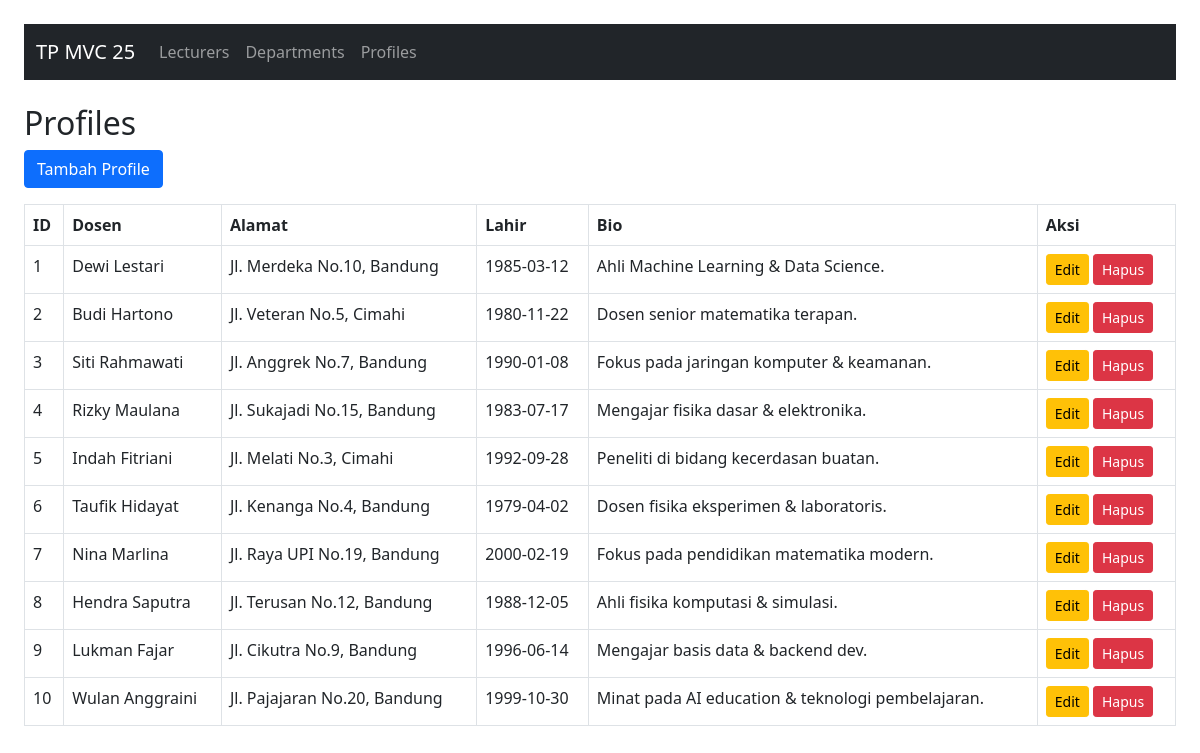
The app's page /tp_mvc25/public/?controller=profile&action=index with its own data.
### tables this page shows
CREATE TABLE `profiles` (
  `id` int(11) NOT NULL,
  `lecturer_id` int(11) NOT NULL,
  `address` varchar(255) DEFAULT NULL,
  `birthdate` date DEFAULT NULL,
  `bio` text DEFAULT NULL
);

CREATE TABLE `lecturers` (
  `id` int(11) NOT NULL,
  `name` varchar(150) NOT NULL,
  `nidn` varchar(50) NOT NULL,
  `phone` varchar(30) NOT NULL,
  `join_date` date NOT NULL,
  `department_id` int(11) DEFAULT NULL
);

### tp_mvc25/app/controllers/ProfileController.php (called while the page is built, shortened)
<?php
class ProfileController {
    private $model;
    public function __construct($pdo){
        $this->model = new Profile($pdo);
    }
    private function view($file, $data=[]){
        extract($data);
        require __DIR__ . "/../views/profile/$file.php";
    }
    public function index(){
        $profiles = $this->model->all();
        $this->view("index", compact("profiles"));
    }
}

### tp_mvc25/public/index.php (called while the page is built, shortened)
<?php
require_once __DIR__ . '/../config/database.php';
spl_autoload_register(function($class){
    $paths = [
        __DIR__ . '/../app/controllers/' . $class . '.php',
        __DIR__ . '/../app/models/' . $class . '.php',
    ];
});
$action     = $_GET['action']     ?? 'index';
$obj = new $controllerClass($pdo);
$obj->$action();

### tp_mvc25/app/models/Profile.php (called while the page is built, shortened)
<?php
class Profile {
    private $pdo;
    public function __construct($pdo){
        $this->pdo = $pdo;
    }
    public function all(){
        $sql = "SELECT p.*, l.name AS lecturer_name
                FROM profiles p
                JOIN lecturers l ON l.id = p.lecturer_id";
        return $this->pdo->query($sql)->fetchAll();
    }
}

### tp_mvc25/app/views/profile/index.php (the view, shortened to what this page needs)
<!DOCTYPE html>
<html>
<head>
    <link rel="stylesheet" href="/tp_mvc25/public/assets/bootstrap.min.css">
</head>
<body class="p-4">
<?php include __DIR__ . '/../navbar.php'; ?>
<h2>Profiles</h2>
<a href="/tp_mvc25/public/?controller=profile&action=create" class="btn btn-primary mb-3">Tambah Profile</a>
<table class="table table-bordered">
<tr>
    <th>ID</th>
    <th>Dosen</th>
    <th>Alamat</th>
    <th>Lahir</th>
    <th>Bio</th>
    <th>Aksi</th>
</tr>
<?php foreach($profiles as $p): ?>
<tr>
    <td><?= $p['id'] ?></td>
    <td><?= $p['lecturer_name'] ?></td>
    <td><?= $p['address'] ?></td>
    <td><?= $p['birthdate'] ?></td>
    <td><?= $p['bio'] ?></td>
    <td>
        <a class="btn btn-warning btn-sm" href="/tp_mvc25/public/?controller=profile&action=edit&id=<?= $p['id'] ?>">Edit</a>
        <a class="btn btn-danger btn-sm" onclick="return confirm('Hapus?')" href="/tp_mvc25/public/?controller=profile&action=delete&id=<?= $p['id'] ?>">Hapus</a>
    </td>
</tr>
<?php endforeach; ?>
</table>
</body>
</html>

### records on screen
profiles: id "1", lecturer.name "Dewi Lestari", address "Jl. Merdeka No.10, Bandung", birthdate "1985-03-12", bio "Ahli Machine Learning & Data Science."
profiles: id "2", lecturer.name "Budi Hartono", address "Jl. Veteran No.5, Cimahi", birthdate "1980-11-22", bio "Dosen senior matematika terapan."
profiles: id "3", lecturer.name "Siti Rahmawati", address "Jl. Anggrek No.7, Bandung", birthdate "1990-01-08", bio "Fokus pada jaringan komputer & keamanan."
profiles: id "4", lecturer.name "Rizky Maulana", address "Jl. Sukajadi No.15, Bandung", birthdate "1983-07-17", bio "Mengajar fisika dasar & elektronika."
profiles: id "5", lecturer.name "Indah Fitriani", address "Jl. Melati No.3, Cimahi", birthdate "1992-09-28", bio "Peneliti di bidang kecerdasan buatan."
profiles: id "6", lecturer.name "Taufik Hidayat", address "Jl. Kenanga No.4, Bandung", birthdate "1979-04-02", bio "Dosen fisika eksperimen & laboratoris."
profiles: id "7", lecturer.name "Nina Marlina", address "Jl. Raya UPI No.19, Bandung", birthdate "2000-02-19", bio "Fokus pada pendidikan matematika modern."
profiles: id "8", lecturer.name "Hendra Saputra", address "Jl. Terusan No.12, Bandung", birthdate "1988-12-05", bio "Ahli fisika komputasi & simulasi."
profiles: id "9", lecturer.name "Lukman Fajar", address "Jl. Cikutra No.9, Bandung", birthdate "1996-06-14", bio "Mengajar basis data & backend dev."
profiles: id "10", lecturer.name "Wulan Anggraini", address "Jl. Pajajaran No.20, Bandung", birthdate "1999-10-30", bio "Minat pada AI education & teknologi pembelajaran."
